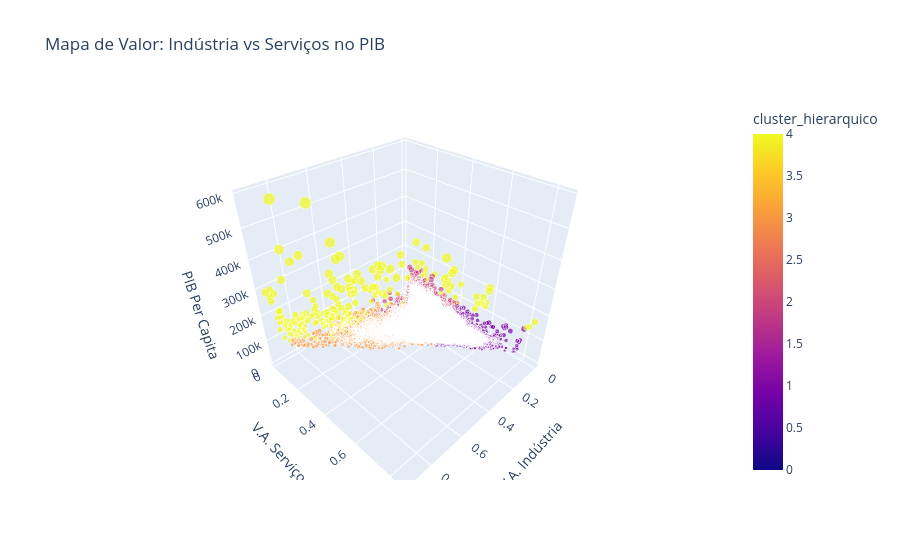

The notebook cell this image was saved under:
### Markdown cell above
### Scatter 3D Mapa de Valor: Indústria vs Serviços no PIB

### Code cell
fig = px.scatter_3d(df_aux, 
                    x='taxa_va_industria', 
                    y='taxa_va_servicos', 
                    z='pib_per_capita',
                    color='cluster_hierarquico', 
                    size='pib_per_capita', # Cidades mais ricas ficam maiores
                    opacity=0.7,
                    hover_name='nome_municipio',
                    title='Mapa de Valor: Indústria vs Serviços no PIB',
                    color_discrete_sequence=px.colors.qualitative.Bold) # Cores vibrantes

fig.update_layout(scene = dict(
                    xaxis_title='V.A. Indústria',
                    yaxis_title='V.A. Serviços',
                    zaxis_title='PIB Per Capita'))

fig.write_html(f"{INTERACTIVE_REPORTS_PATH}/01_industria_vs_servicos_no_pib.html", 
                  include_plotlyjs='cdn', # Carrega a biblioteca via web (deixa o arquivo leve)
                  full_html=True)
fig.show()

### Figure 1 — Plotly figure (JSON) as saved in the notebook; plotly's stock layout.template omitted (floating-point values rounded to 4 significant figures; data arrays with more than 128 entries replaced by an {"elided": "..."} marker saying what was removed)
{"data": [{"hovertemplate": "<b>%{hovertext}</b><br><br>taxa_va_industria=%{x}<br>taxa_va_servicos=%{y}<br>pib_per_capita=%{marker.size}<br>cluster_hierarquico=%{marker.color}<extra></extra>", "hovertext": {"elided": "27850 str values"}, "legendgroup": "", "marker": {"color": {"elided": "27850 float values"}, "coloraxis": "coloraxis", "opacity": 0.7, "size": {"elided": "27850 float values"}, "sizemode": "area", "sizeref": 1476.0, "symbol": "circle"}, "mode": "markers", "name": "", "scene": "scene", "showlegend": false, "type": "scatter3d", "x": {"elided": "27850 float values"}, "y": {"elided": "27850 float values"}, "z": {"elided": "27850 float values"}}], "layout": {"coloraxis": {"colorbar": {"title": {"text": "cluster_hierarquico"}}, "colorscale": [[0, "#0d0887"], [0.1111, "#46039f"], [0.2222, "#7201a8"], [0.3333, "#9c179e"], [0.4444, "#bd3786"], [0.5556, "#d8576b"], [0.6667, "#ed7953"], [0.7778, "#fb9f3a"], [0.8889, "#fdca26"], [1, "#f0f921"]]}, "legend": {"itemsizing": "constant", "tracegroupgap": 0}, "scene": {"domain": {"x": [0, 1], "y": [0, 1]}, "xaxis": {"title": {"text": "V.A. Indústria"}}, "yaxis": {"title": {"text": "V.A. Serviços"}}, "zaxis": {"title": {"text": "PIB Per Capita"}}}, "title": {"text": "Mapa de Valor: Indústria vs Serviços no PIB"}}}
